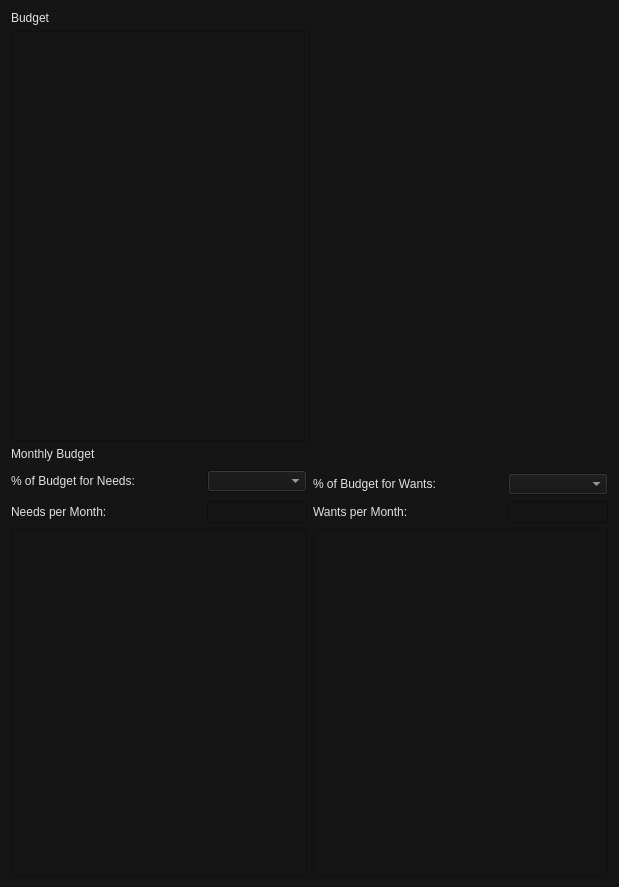
<?xml version="1.0" encoding="UTF-8"?>
<ui version="4.0">
 <class>BudgetWidget</class>
 <widget class="QWidget" name="BudgetWidget">
  <property name="geometry">
   <rect>
    <x>0</x>
    <y>0</y>
    <width>619</width>
    <height>887</height>
   </rect>
  </property>
  <property name="windowTitle">
   <string>Form</string>
  </property>
  <property name="styleSheet">
   <string notr="true">QWidget
{
background-color: rgb(21, 21, 21);
color: rgb(225, 225, 225);
}

QTableView
{
background-color: rgb(21, 21, 21);
color: rgb(225, 225, 225);
}

QHeaderView::section
{
background-color: rgb(21, 21, 21);
color: rgb(225, 225, 225);
}</string>
  </property>
  <layout class="QVBoxLayout" name="verticalLayout">
   <item>
    <widget class="QLabel" name="label_budget">
     <property name="text">
      <string>Budget</string>
     </property>
    </widget>
   </item>
   <item>
    <layout class="QHBoxLayout" name="horizontalLayout">
     <item>
      <widget class="QTableView" name="tableView_annual">
       <property name="minimumSize">
        <size>
         <width>0</width>
         <height>400</height>
        </size>
       </property>
       <property name="autoFillBackground">
        <bool>true</bool>
       </property>
       <property name="styleSheet">
        <string notr="true"/>
       </property>
       <property name="dragDropOverwriteMode">
        <bool>false</bool>
       </property>
       <property name="selectionMode">
        <enum>QAbstractItemView::NoSelection</enum>
       </property>
      </widget>
     </item>
     <item>
      <spacer name="horizontalSpacer">
       <property name="orientation">
        <enum>Qt::Horizontal</enum>
       </property>
       <property name="sizeHint" stdset="0">
        <size>
         <width>40</width>
         <height>20</height>
        </size>
       </property>
      </spacer>
     </item>
    </layout>
   </item>
   <item>
    <widget class="QLabel" name="label_monthly">
     <property name="text">
      <string>Monthly Budget</string>
     </property>
    </widget>
   </item>
   <item>
    <layout class="QGridLayout" name="gridLayout">
     <item row="6" column="0">
      <widget class="QTableView" name="tableView_needs"/>
     </item>
     <item row="6" column="1">
      <widget class="QTableView" name="tableView_wants"/>
     </item>
     <item row="3" column="0" rowspan="2">
      <layout class="QHBoxLayout" name="horizontalLayout_2">
       <property name="topMargin">
        <number>0</number>
       </property>
       <item>
        <widget class="QLabel" name="label">
         <property name="text">
          <string>% of Budget for Needs:</string>
         </property>
        </widget>
       </item>
       <item>
        <widget class="QComboBox" name="comboBox">
         <property name="sizePolicy">
          <sizepolicy hsizetype="Fixed" vsizetype="Fixed">
           <horstretch>0</horstretch>
           <verstretch>0</verstretch>
          </sizepolicy>
         </property>
         <property name="maximumSize">
          <size>
           <width>100</width>
           <height>16777215</height>
          </size>
         </property>
        </widget>
       </item>
      </layout>
     </item>
     <item row="5" column="0">
      <layout class="QHBoxLayout" name="horizontalLayout_3">
       <property name="topMargin">
        <number>0</number>
       </property>
       <item>
        <widget class="QLabel" name="label_2">
         <property name="text">
          <string>Needs per Month:</string>
         </property>
        </widget>
       </item>
       <item>
        <widget class="QLineEdit" name="lineEdit">
         <property name="sizePolicy">
          <sizepolicy hsizetype="Fixed" vsizetype="Fixed">
           <horstretch>0</horstretch>
           <verstretch>0</verstretch>
          </sizepolicy>
         </property>
         <property name="minimumSize">
          <size>
           <width>100</width>
           <height>0</height>
          </size>
         </property>
         <property name="maximumSize">
          <size>
           <width>100</width>
           <height>16777215</height>
          </size>
         </property>
        </widget>
       </item>
      </layout>
     </item>
     <item row="5" column="1">
      <layout class="QHBoxLayout" name="horizontalLayout_4">
       <item>
        <widget class="QLabel" name="label_3">
         <property name="text">
          <string>Wants per Month:</string>
         </property>
        </widget>
       </item>
       <item>
        <widget class="QLineEdit" name="lineEdit_2">
         <property name="sizePolicy">
          <sizepolicy hsizetype="Fixed" vsizetype="Fixed">
           <horstretch>0</horstretch>
           <verstretch>0</verstretch>
          </sizepolicy>
         </property>
         <property name="minimumSize">
          <size>
           <width>100</width>
           <height>0</height>
          </size>
         </property>
         <property name="maximumSize">
          <size>
           <width>100</width>
           <height>16777215</height>
          </size>
         </property>
        </widget>
       </item>
      </layout>
     </item>
     <item row="4" column="1">
      <layout class="QHBoxLayout" name="horizontalLayout_5">
       <item>
        <widget class="QLabel" name="label_4">
         <property name="text">
          <string>% of Budget for Wants:</string>
         </property>
        </widget>
       </item>
       <item>
        <widget class="QComboBox" name="comboBox_2">
         <property name="sizePolicy">
          <sizepolicy hsizetype="Fixed" vsizetype="Fixed">
           <horstretch>0</horstretch>
           <verstretch>0</verstretch>
          </sizepolicy>
         </property>
         <property name="maximumSize">
          <size>
           <width>100</width>
           <height>16777215</height>
          </size>
         </property>
        </widget>
       </item>
      </layout>
     </item>
    </layout>
   </item>
  </layout>
 </widget>
 <resources/>
 <connections/>
</ui>
